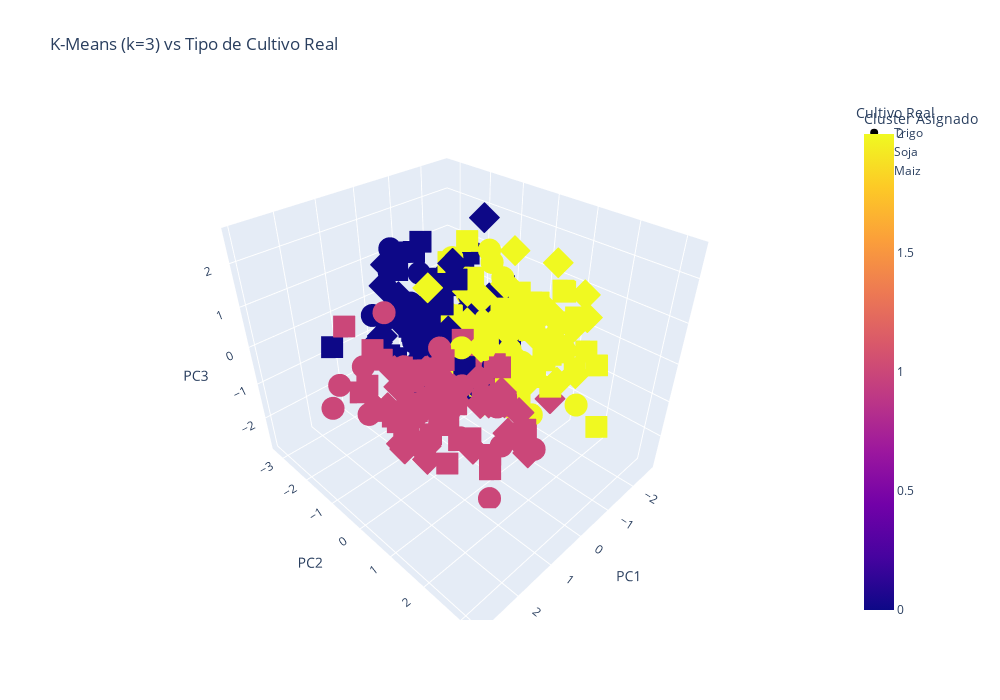

Notebook cell for this chart:
### Code cell
# ====================================================
print("\n=== CLUSTERING CON K=3 (comparación con tipos reales) ===")

kmeans_3 = KMeans(n_clusters=3, random_state=42, n_init=10)
labels_3 = kmeans_3.fit_predict(X_pca)

print(f"Silhouette Score (k=3): {silhouette_score(X_pca, labels_3):.3f}")
print(f"Davies-Bouldin Index (k=3): {davies_bouldin_score(X_pca, labels_3):.3f}")
print(f"Calinski-Harabasz Index (k=3): {calinski_harabasz_score(X_pca, labels_3):.3f}")

# Tabla de contingencia
contingency = pd.crosstab(y, labels_3, rownames=['Cultivo Real'], colnames=['Cluster'])
print("\nTabla de Contingencia (Cultivo Real vs Cluster Asignado):")
print(contingency)

# Visualización
pca_df['Cluster_K3'] = labels_3
fig = px.scatter_3d(pca_df, x='PC1', y='PC2', z='PC3', 
                    color='Cluster_K3',
                    symbol='tipoCultivo',
                    title="K-Means (k=3) vs Tipo de Cultivo Real",
                    labels={'Cluster_K3': 'Cluster Asignado', 'tipoCultivo': 'Cultivo Real'})
fig.update_layout(width=1000, height=700)
fig.show()
